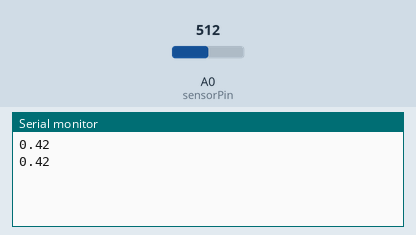
Simulated run of this sketch. Board: Arduino Uno, built with avr-gcc and run on an emulated ATmega328P. Parts: the last lines printed to the serial monitor. The inputs (shaded band) are chosen by the test bench; at power-on: A0 (sensorPin) = 512.

Above: at 1.8 s.
1.9 s: A0 (sensorPin) set to 716
At 2.7 s:
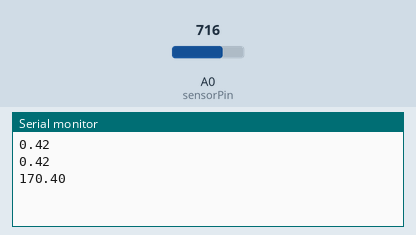
3.4 s: A0 (sensorPin) set to 900
At 4.8 s:
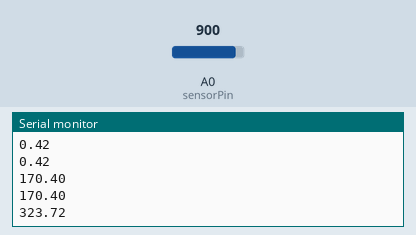
Timing chart, 0 to 6.4 s (numbered marks = the images above; inputs shaded):
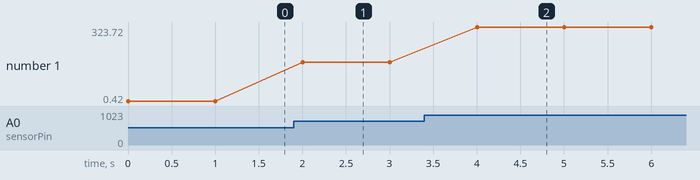

The sketch:

CHK_Sensor_Voltaje_3.ino
```cpp
const int sensorPin = A0;
int sensorValue;
float value;

void setup()
{
  Serial.begin(9600);
}

void loop()
{
  sensorValue = analogRead(sensorPin);
  value = fmap(sensorValue, 0, 1023, -426.2080, +426.2080);

  Serial.println(value);

  delay(1000);
}

// cambio de escala entre floats
float fmap(float x, float in_min, float in_max, float out_min, float out_max)
{
  return (x - in_min) * (out_max - out_min) / (in_max - in_min) + out_min;
}
```

Measured:
- after the input at 1.9 s, the serial monitor: prints a new line after 0.10 s (image 1)
- after the input at 3.4 s, the serial monitor: prints a new line after 0.60 s (image 2)
- plotted number 1: 0.42 → 170.4 after the input at 1.9 s, 170.4 → 323.72 after the input at 3.4 s
